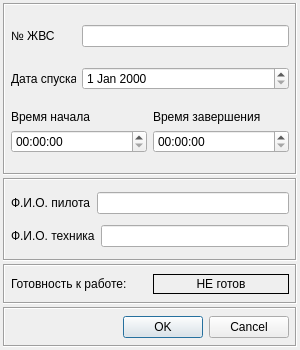
<?xml version="1.0" encoding="UTF-8"?>
<ui version="4.0">
 <class>p_gvspredForm</class>
 <widget class="QDialog" name="p_gvspredForm">
  <property name="geometry">
   <rect>
    <x>0</x>
    <y>0</y>
    <width>300</width>
    <height>350</height>
   </rect>
  </property>
  <property name="minimumSize">
   <size>
    <width>240</width>
    <height>260</height>
   </size>
  </property>
  <property name="maximumSize">
   <size>
    <width>300</width>
    <height>350</height>
   </size>
  </property>
  <property name="windowTitle">
   <string>Dialog</string>
  </property>
  <property name="windowIcon">
   <iconset>
    <normaloff>:/new/windowheader/src/icons/myicons/spts.ico</normaloff>:/new/windowheader/src/icons/myicons/spts.ico</iconset>
  </property>
  <layout class="QGridLayout" name="gridLayout_4">
   <property name="margin">
    <number>3</number>
   </property>
   <property name="spacing">
    <number>3</number>
   </property>
   <item row="0" column="0">
    <widget class="QFrame" name="frame">
     <property name="frameShape">
      <enum>QFrame::Box</enum>
     </property>
     <property name="frameShadow">
      <enum>QFrame::Sunken</enum>
     </property>
     <layout class="QGridLayout" name="gridLayout_3">
      <property name="margin">
       <number>6</number>
      </property>
      <item row="1" column="0" colspan="2">
       <layout class="QHBoxLayout" name="horizontalLayout">
        <item>
         <widget class="QLabel" name="label">
          <property name="minimumSize">
           <size>
            <width>65</width>
            <height>0</height>
           </size>
          </property>
          <property name="text">
           <string>№ ЖВС</string>
          </property>
         </widget>
        </item>
        <item>
         <widget class="QLineEdit" name="lineEditNumTS"/>
        </item>
       </layout>
      </item>
      <item row="3" column="0" colspan="2">
       <layout class="QHBoxLayout" name="horizontalLayout_2">
        <item>
         <widget class="QLabel" name="label_2">
          <property name="minimumSize">
           <size>
            <width>65</width>
            <height>0</height>
           </size>
          </property>
          <property name="maximumSize">
           <size>
            <width>65</width>
            <height>16777215</height>
           </size>
          </property>
          <property name="text">
           <string>Дата спуска</string>
          </property>
         </widget>
        </item>
        <item>
         <widget class="QDateEdit" name="dateEditPogruzh"/>
        </item>
       </layout>
      </item>
      <item row="5" column="0">
       <layout class="QVBoxLayout" name="verticalLayout">
        <item>
         <widget class="QLabel" name="label_3">
          <property name="text">
           <string>Время начала</string>
          </property>
         </widget>
        </item>
        <item>
         <widget class="QTimeEdit" name="timeEditStartPogruzh">
          <property name="sizePolicy">
           <sizepolicy hsizetype="Expanding" vsizetype="Fixed">
            <horstretch>0</horstretch>
            <verstretch>0</verstretch>
           </sizepolicy>
          </property>
         </widget>
        </item>
       </layout>
      </item>
      <item row="5" column="1">
       <layout class="QVBoxLayout" name="verticalLayout_2">
        <item>
         <widget class="QLabel" name="label_4">
          <property name="text">
           <string>Время завершения</string>
          </property>
         </widget>
        </item>
        <item>
         <widget class="QTimeEdit" name="timeEditEndPogruzh">
          <property name="sizePolicy">
           <sizepolicy hsizetype="Expanding" vsizetype="Fixed">
            <horstretch>0</horstretch>
            <verstretch>0</verstretch>
           </sizepolicy>
          </property>
         </widget>
        </item>
       </layout>
      </item>
      <item row="2" column="0">
       <spacer name="verticalSpacer">
        <property name="orientation">
         <enum>Qt::Vertical</enum>
        </property>
        <property name="sizeHint" stdset="0">
         <size>
          <width>20</width>
          <height>40</height>
         </size>
        </property>
       </spacer>
      </item>
      <item row="4" column="0">
       <spacer name="verticalSpacer_2">
        <property name="orientation">
         <enum>Qt::Vertical</enum>
        </property>
        <property name="sizeHint" stdset="0">
         <size>
          <width>20</width>
          <height>40</height>
         </size>
        </property>
       </spacer>
      </item>
      <item row="0" column="0">
       <spacer name="verticalSpacer_3">
        <property name="orientation">
         <enum>Qt::Vertical</enum>
        </property>
        <property name="sizeHint" stdset="0">
         <size>
          <width>20</width>
          <height>40</height>
         </size>
        </property>
       </spacer>
      </item>
      <item row="6" column="1">
       <spacer name="verticalSpacer_4">
        <property name="orientation">
         <enum>Qt::Vertical</enum>
        </property>
        <property name="sizeHint" stdset="0">
         <size>
          <width>20</width>
          <height>40</height>
         </size>
        </property>
       </spacer>
      </item>
     </layout>
    </widget>
   </item>
   <item row="1" column="0">
    <widget class="QFrame" name="frame_3">
     <property name="frameShape">
      <enum>QFrame::Box</enum>
     </property>
     <property name="frameShadow">
      <enum>QFrame::Sunken</enum>
     </property>
     <layout class="QGridLayout" name="gridLayout">
      <property name="margin">
       <number>6</number>
      </property>
      <item row="1" column="0">
       <layout class="QHBoxLayout" name="horizontalLayout_3">
        <item>
         <widget class="QLabel" name="label_6">
          <property name="minimumSize">
           <size>
            <width>80</width>
            <height>0</height>
           </size>
          </property>
          <property name="text">
           <string>Ф.И.О. пилота</string>
          </property>
         </widget>
        </item>
        <item>
         <widget class="QLineEdit" name="lineEdit_2"/>
        </item>
       </layout>
      </item>
      <item row="3" column="0">
       <layout class="QHBoxLayout" name="horizontalLayout_4">
        <item>
         <widget class="QLabel" name="label_5">
          <property name="text">
           <string>Ф.И.О. техника</string>
          </property>
         </widget>
        </item>
        <item>
         <widget class="QLineEdit" name="lineEdit_3"/>
        </item>
       </layout>
      </item>
      <item row="0" column="0">
       <spacer name="verticalSpacer_5">
        <property name="orientation">
         <enum>Qt::Vertical</enum>
        </property>
        <property name="sizeHint" stdset="0">
         <size>
          <width>20</width>
          <height>40</height>
         </size>
        </property>
       </spacer>
      </item>
      <item row="2" column="0">
       <spacer name="verticalSpacer_6">
        <property name="orientation">
         <enum>Qt::Vertical</enum>
        </property>
        <property name="sizeHint" stdset="0">
         <size>
          <width>20</width>
          <height>40</height>
         </size>
        </property>
       </spacer>
      </item>
      <item row="4" column="0">
       <spacer name="verticalSpacer_7">
        <property name="orientation">
         <enum>Qt::Vertical</enum>
        </property>
        <property name="sizeHint" stdset="0">
         <size>
          <width>20</width>
          <height>40</height>
         </size>
        </property>
       </spacer>
      </item>
     </layout>
    </widget>
   </item>
   <item row="2" column="0">
    <widget class="QFrame" name="frame_4">
     <property name="minimumSize">
      <size>
       <width>0</width>
       <height>40</height>
      </size>
     </property>
     <property name="frameShape">
      <enum>QFrame::Box</enum>
     </property>
     <property name="frameShadow">
      <enum>QFrame::Sunken</enum>
     </property>
     <layout class="QGridLayout" name="gridLayout_5">
      <property name="margin">
       <number>6</number>
      </property>
      <item row="1" column="0">
       <layout class="QHBoxLayout" name="horizontalLayout_5">
        <item>
         <widget class="QLabel" name="label_7">
          <property name="text">
           <string>Готовность к работе:</string>
          </property>
         </widget>
        </item>
        <item>
         <widget class="QLabel" name="sostLabel">
          <property name="minimumSize">
           <size>
            <width>0</width>
            <height>20</height>
           </size>
          </property>
          <property name="maximumSize">
           <size>
            <width>16777215</width>
            <height>20</height>
           </size>
          </property>
          <property name="autoFillBackground">
           <bool>true</bool>
          </property>
          <property name="frameShape">
           <enum>QFrame::Box</enum>
          </property>
          <property name="text">
           <string>НЕ готов</string>
          </property>
          <property name="alignment">
           <set>Qt::AlignCenter</set>
          </property>
         </widget>
        </item>
       </layout>
      </item>
      <item row="0" column="0">
       <spacer name="verticalSpacer_8">
        <property name="orientation">
         <enum>Qt::Vertical</enum>
        </property>
        <property name="sizeHint" stdset="0">
         <size>
          <width>20</width>
          <height>40</height>
         </size>
        </property>
       </spacer>
      </item>
      <item row="2" column="0">
       <spacer name="verticalSpacer_9">
        <property name="orientation">
         <enum>Qt::Vertical</enum>
        </property>
        <property name="sizeHint" stdset="0">
         <size>
          <width>20</width>
          <height>40</height>
         </size>
        </property>
       </spacer>
      </item>
     </layout>
    </widget>
   </item>
   <item row="3" column="0">
    <widget class="QFrame" name="frame_2">
     <property name="maximumSize">
      <size>
       <width>16777215</width>
       <height>40</height>
      </size>
     </property>
     <property name="frameShape">
      <enum>QFrame::Box</enum>
     </property>
     <property name="frameShadow">
      <enum>QFrame::Sunken</enum>
     </property>
     <layout class="QGridLayout" name="gridLayout_2">
      <property name="margin">
       <number>6</number>
      </property>
      <item row="0" column="0">
       <spacer name="horizontalSpacer">
        <property name="orientation">
         <enum>Qt::Horizontal</enum>
        </property>
        <property name="sizeHint" stdset="0">
         <size>
          <width>111</width>
          <height>20</height>
         </size>
        </property>
       </spacer>
      </item>
      <item row="0" column="1">
       <widget class="QDialogButtonBox" name="buttonBox">
        <property name="minimumSize">
         <size>
          <width>0</width>
          <height>25</height>
         </size>
        </property>
        <property name="standardButtons">
         <set>QDialogButtonBox::Cancel|QDialogButtonBox::Ok</set>
        </property>
       </widget>
      </item>
     </layout>
    </widget>
   </item>
  </layout>
 </widget>
 <resources/>
 <connections/>
</ui>
